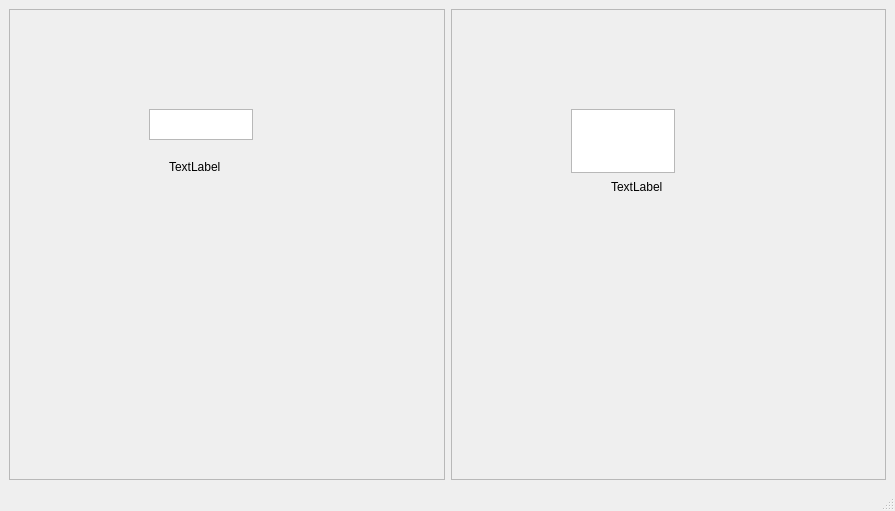
<?xml version="1.0" encoding="UTF-8"?>
<ui version="4.0">
 <class>MainWindow</class>
 <widget class="QMainWindow" name="MainWindow">
  <property name="geometry">
   <rect>
    <x>0</x>
    <y>0</y>
    <width>895</width>
    <height>511</height>
   </rect>
  </property>
  <property name="windowTitle">
   <string>MainWindow</string>
  </property>
  <widget class="QWidget" name="centralwidget">
   <layout class="QHBoxLayout" name="horizontalLayout">
    <item>
     <widget class="QFrame" name="frame_2">
      <property name="sizePolicy">
       <sizepolicy hsizetype="Expanding" vsizetype="Expanding">
        <horstretch>0</horstretch>
        <verstretch>0</verstretch>
       </sizepolicy>
      </property>
      <property name="frameShape">
       <enum>QFrame::Shape::StyledPanel</enum>
      </property>
      <property name="frameShadow">
       <enum>QFrame::Shadow::Raised</enum>
      </property>
      <widget class="QTextEdit" name="textEdit">
       <property name="geometry">
        <rect>
         <x>140</x>
         <y>100</y>
         <width>104</width>
         <height>31</height>
        </rect>
       </property>
       <property name="sizePolicy">
        <sizepolicy hsizetype="Expanding" vsizetype="Expanding">
         <horstretch>0</horstretch>
         <verstretch>0</verstretch>
        </sizepolicy>
       </property>
      </widget>
      <widget class="QLabel" name="label">
       <property name="geometry">
        <rect>
         <x>160</x>
         <y>150</y>
         <width>53</width>
         <height>15</height>
        </rect>
       </property>
       <property name="sizePolicy">
        <sizepolicy hsizetype="Expanding" vsizetype="Expanding">
         <horstretch>0</horstretch>
         <verstretch>0</verstretch>
        </sizepolicy>
       </property>
       <property name="text">
        <string>TextLabel</string>
       </property>
      </widget>
     </widget>
    </item>
    <item>
     <widget class="QFrame" name="frame">
      <property name="sizePolicy">
       <sizepolicy hsizetype="Expanding" vsizetype="Expanding">
        <horstretch>0</horstretch>
        <verstretch>0</verstretch>
       </sizepolicy>
      </property>
      <property name="frameShape">
       <enum>QFrame::Shape::StyledPanel</enum>
      </property>
      <property name="frameShadow">
       <enum>QFrame::Shadow::Raised</enum>
      </property>
      <widget class="QTextEdit" name="textEdit_2">
       <property name="geometry">
        <rect>
         <x>120</x>
         <y>100</y>
         <width>104</width>
         <height>64</height>
        </rect>
       </property>
       <property name="sizePolicy">
        <sizepolicy hsizetype="Expanding" vsizetype="Expanding">
         <horstretch>0</horstretch>
         <verstretch>0</verstretch>
        </sizepolicy>
       </property>
      </widget>
      <widget class="QLabel" name="label_2">
       <property name="geometry">
        <rect>
         <x>160</x>
         <y>170</y>
         <width>53</width>
         <height>15</height>
        </rect>
       </property>
       <property name="sizePolicy">
        <sizepolicy hsizetype="Expanding" vsizetype="Expanding">
         <horstretch>0</horstretch>
         <verstretch>0</verstretch>
        </sizepolicy>
       </property>
       <property name="text">
        <string>TextLabel</string>
       </property>
      </widget>
     </widget>
    </item>
   </layout>
  </widget>
  <widget class="QMenuBar" name="menubar">
   <property name="geometry">
    <rect>
     <x>0</x>
     <y>0</y>
     <width>895</width>
     <height>33</height>
    </rect>
   </property>
  </widget>
  <widget class="QStatusBar" name="statusbar"/>
 </widget>
 <resources/>
 <connections/>
</ui>
